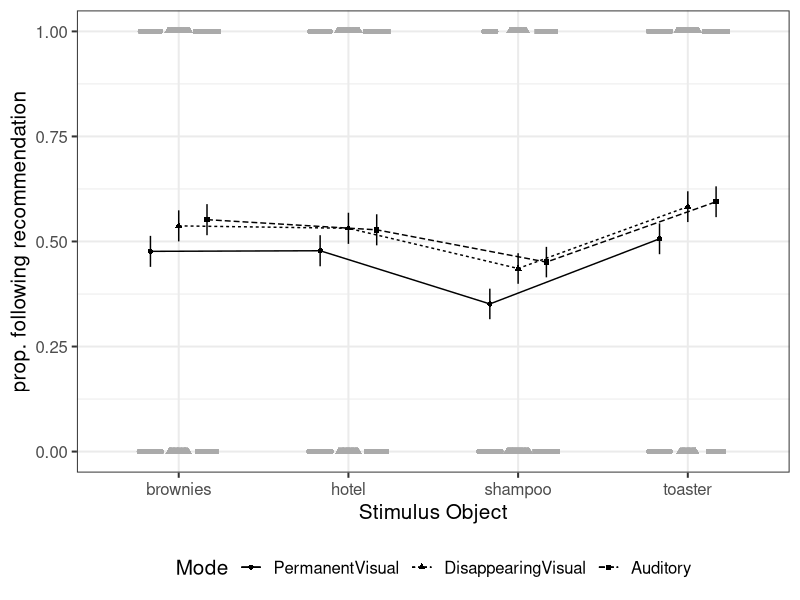

Here is the R script that generated this plot:
library("tidyverse")
library("afex")
library("emmeans")
theme_set(theme_bw(base_size = 15) + theme(legend.position="bottom"))

###load and view data
recommend <- read_csv("recommendations.csv")
glimpse(recommend)

###transform categorical variables into factors
recommend <- recommend %>%
  mutate(
    ID = factor(ResponseID),
    Mode = factor(
      Mode,
      levels = c("PermanentVisual", "DisappearingVisual", "Auditory")),
    gender = factor(gender, levels = c(1, 2, 3), labels = c("male", "female", "other")),
    Stimulus = factor(Stimulus, levels = c("brownies", "hotel", "shampoo", "toaster"))
  )


###overview of the data
recommend %>%
  group_by(ID, Mode, Stimulus) %>%
  count()

###check everyone is on one mode and did all four conditions
recommend %>%
  group_by(ID) %>%
  summarise(
    n_Mode = n_distinct(Mode),
    n_Stimulus = n_distinct(Stimulus)
  ) %>%
  summarise(
    Mode = all(n_Mode == 1),
    Stimulus = all(n_Stimulus == 4)
  )


###check the participants numbers in each group
recommend %>%
  group_by (Mode, Stimulus) %>%
  summarise(n = n_distinct(ID))

###check age in each group
recommend %>%
  group_by (Mode, Stimulus) %>%
  summarise(
    m_age = mean(age),
    sd_age = sd(age),
    min_age = min(age),
    max_age = max(age)
  )

###check if the groups are counterbalanced
recommend %>%
  group_by (Mode, gender) %>%
  count()

###ANOVA analysis
res1 <- aov_ez("ID", "RecommendationFollowed", recommend,
               between = "Mode",
               within = "Stimulus")
res1

###plot the results
afex_plot(res1, "Stimulus", "Mode",
          data_geom = ggbeeswarm::geom_quasirandom,
          data_arg = list(
            dodge.width = 0.5,
            color = "darkgrey"), lengend_title = "recommendation")+
  labs(x = "Stimulus Object", y = "prop. following recommendation")

###follow-up contrasts
em1 <- emmeans(res1, "Mode")
em1
conlist1 <- list(
  PV_DV = c(1, -1, 0),
  DV_AU = c(0, 1, -1),
  PV_AU = c(1, 0, -1),
  Visual_Audi = c(0.5, 0.5, -1)
)

contrast(em1, conlist1, adjust = "holm")

emmeans(res1, "Stimulus") %>%
  pairs(adjust = "holm")
